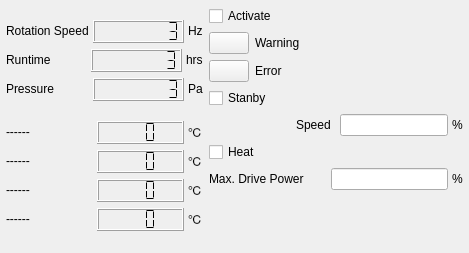
<?xml version="1.0" encoding="UTF-8"?>
<ui version="4.0">
 <class>FrmPumpController</class>
 <widget class="QMainWindow" name="FrmPumpController">
  <property name="geometry">
   <rect>
    <x>0</x>
    <y>0</y>
    <width>469</width>
    <height>253</height>
   </rect>
  </property>
  <property name="windowTitle">
   <string>Magnet Power Supply Settings</string>
  </property>
  <widget class="QWidget" name="widget">
   <layout class="QGridLayout" name="gridLayout">
    <property name="leftMargin">
     <number>6</number>
    </property>
    <property name="topMargin">
     <number>6</number>
    </property>
    <property name="rightMargin">
     <number>6</number>
    </property>
    <property name="bottomMargin">
     <number>6</number>
    </property>
    <item row="0" column="0" rowspan="7">
     <layout class="QVBoxLayout" name="verticalLayout_4">
      <item>
       <layout class="QVBoxLayout" name="verticalLayout_3">
        <item>
         <layout class="QHBoxLayout">
          <property name="spacing">
           <number>4</number>
          </property>
          <item>
           <widget class="QLabel" name="textLabel5">
            <property name="sizePolicy">
             <sizepolicy hsizetype="Preferred" vsizetype="Fixed">
              <horstretch>0</horstretch>
              <verstretch>0</verstretch>
             </sizepolicy>
            </property>
            <property name="frameShape">
             <enum>QFrame::NoFrame</enum>
            </property>
            <property name="frameShadow">
             <enum>QFrame::Plain</enum>
            </property>
            <property name="text">
             <string>Rotation Speed</string>
            </property>
            <property name="wordWrap">
             <bool>false</bool>
            </property>
           </widget>
          </item>
          <item>
           <widget class="QLCDNumber" name="m_lcdRotationSpeed">
            <property name="frameShape">
             <enum>QFrame::Box</enum>
            </property>
            <property name="frameShadow">
             <enum>QFrame::Raised</enum>
            </property>
            <property name="smallDecimalPoint">
             <bool>false</bool>
            </property>
            <property name="digitCount">
             <number>8</number>
            </property>
            <property name="mode">
             <enum>QLCDNumber::Dec</enum>
            </property>
            <property name="segmentStyle">
             <enum>QLCDNumber::Flat</enum>
            </property>
            <property name="value" stdset="0">
             <double>3.000000000000000</double>
            </property>
            <property name="intValue" stdset="0">
             <number>3</number>
            </property>
           </widget>
          </item>
          <item>
           <widget class="QLabel" name="textLabel9">
            <property name="sizePolicy">
             <sizepolicy hsizetype="Fixed" vsizetype="Fixed">
              <horstretch>0</horstretch>
              <verstretch>0</verstretch>
             </sizepolicy>
            </property>
            <property name="text">
             <string>Hz</string>
            </property>
            <property name="wordWrap">
             <bool>false</bool>
            </property>
           </widget>
          </item>
         </layout>
        </item>
        <item>
         <layout class="QHBoxLayout" name="_3">
          <property name="spacing">
           <number>4</number>
          </property>
          <item>
           <widget class="QLabel" name="textLabel7_3">
            <property name="sizePolicy">
             <sizepolicy hsizetype="Preferred" vsizetype="Fixed">
              <horstretch>0</horstretch>
              <verstretch>0</verstretch>
             </sizepolicy>
            </property>
            <property name="text">
             <string>Runtime</string>
            </property>
            <property name="wordWrap">
             <bool>false</bool>
            </property>
           </widget>
          </item>
          <item>
           <widget class="QLCDNumber" name="m_lcdRuntime">
            <property name="frameShape">
             <enum>QFrame::Box</enum>
            </property>
            <property name="frameShadow">
             <enum>QFrame::Raised</enum>
            </property>
            <property name="smallDecimalPoint">
             <bool>false</bool>
            </property>
            <property name="digitCount">
             <number>8</number>
            </property>
            <property name="mode">
             <enum>QLCDNumber::Dec</enum>
            </property>
            <property name="segmentStyle">
             <enum>QLCDNumber::Flat</enum>
            </property>
            <property name="value" stdset="0">
             <double>3.000000000000000</double>
            </property>
            <property name="intValue" stdset="0">
             <number>3</number>
            </property>
           </widget>
          </item>
          <item>
           <widget class="QLabel" name="textLabel10_3">
            <property name="sizePolicy">
             <sizepolicy hsizetype="Fixed" vsizetype="Fixed">
              <horstretch>0</horstretch>
              <verstretch>0</verstretch>
             </sizepolicy>
            </property>
            <property name="text">
             <string>hrs</string>
            </property>
            <property name="wordWrap">
             <bool>false</bool>
            </property>
           </widget>
          </item>
         </layout>
        </item>
        <item>
         <layout class="QHBoxLayout">
          <property name="spacing">
           <number>4</number>
          </property>
          <item>
           <widget class="QLabel" name="textLabel7">
            <property name="sizePolicy">
             <sizepolicy hsizetype="Preferred" vsizetype="Fixed">
              <horstretch>0</horstretch>
              <verstretch>0</verstretch>
             </sizepolicy>
            </property>
            <property name="text">
             <string>Pressure</string>
            </property>
            <property name="wordWrap">
             <bool>false</bool>
            </property>
           </widget>
          </item>
          <item>
           <widget class="QLCDNumber" name="m_lcdPressure">
            <property name="frameShape">
             <enum>QFrame::Box</enum>
            </property>
            <property name="frameShadow">
             <enum>QFrame::Raised</enum>
            </property>
            <property name="smallDecimalPoint">
             <bool>false</bool>
            </property>
            <property name="digitCount">
             <number>8</number>
            </property>
            <property name="mode">
             <enum>QLCDNumber::Dec</enum>
            </property>
            <property name="segmentStyle">
             <enum>QLCDNumber::Flat</enum>
            </property>
            <property name="value" stdset="0">
             <double>3.000000000000000</double>
            </property>
            <property name="intValue" stdset="0">
             <number>3</number>
            </property>
           </widget>
          </item>
          <item>
           <widget class="QLabel" name="textLabel10">
            <property name="sizePolicy">
             <sizepolicy hsizetype="Fixed" vsizetype="Fixed">
              <horstretch>0</horstretch>
              <verstretch>0</verstretch>
             </sizepolicy>
            </property>
            <property name="text">
             <string>Pa</string>
            </property>
            <property name="wordWrap">
             <bool>false</bool>
            </property>
           </widget>
          </item>
         </layout>
        </item>
       </layout>
      </item>
      <item>
       <layout class="QVBoxLayout" name="verticalLayout_2">
        <item>
         <layout class="QHBoxLayout" name="_4">
          <property name="spacing">
           <number>4</number>
          </property>
          <item>
           <widget class="QLabel" name="m_lblTemp1">
            <property name="sizePolicy">
             <sizepolicy hsizetype="Preferred" vsizetype="Fixed">
              <horstretch>0</horstretch>
              <verstretch>0</verstretch>
             </sizepolicy>
            </property>
            <property name="frameShape">
             <enum>QFrame::NoFrame</enum>
            </property>
            <property name="frameShadow">
             <enum>QFrame::Plain</enum>
            </property>
            <property name="text">
             <string>------</string>
            </property>
            <property name="wordWrap">
             <bool>false</bool>
            </property>
           </widget>
          </item>
          <item>
           <widget class="QLCDNumber" name="m_lcdTemp1">
            <property name="frameShape">
             <enum>QFrame::Box</enum>
            </property>
            <property name="frameShadow">
             <enum>QFrame::Raised</enum>
            </property>
            <property name="smallDecimalPoint">
             <bool>false</bool>
            </property>
            <property name="digitCount">
             <number>3</number>
            </property>
            <property name="mode">
             <enum>QLCDNumber::Dec</enum>
            </property>
            <property name="segmentStyle">
             <enum>QLCDNumber::Flat</enum>
            </property>
            <property name="value" stdset="0">
             <double>0.000000000000000</double>
            </property>
            <property name="intValue" stdset="0">
             <number>0</number>
            </property>
           </widget>
          </item>
          <item>
           <widget class="QLabel" name="textLabel9_2">
            <property name="sizePolicy">
             <sizepolicy hsizetype="Fixed" vsizetype="Fixed">
              <horstretch>0</horstretch>
              <verstretch>0</verstretch>
             </sizepolicy>
            </property>
            <property name="text">
             <string>℃</string>
            </property>
            <property name="wordWrap">
             <bool>false</bool>
            </property>
           </widget>
          </item>
         </layout>
        </item>
        <item>
         <layout class="QHBoxLayout" name="_5">
          <property name="spacing">
           <number>4</number>
          </property>
          <item>
           <widget class="QLabel" name="m_lblTemp2">
            <property name="sizePolicy">
             <sizepolicy hsizetype="Preferred" vsizetype="Fixed">
              <horstretch>0</horstretch>
              <verstretch>0</verstretch>
             </sizepolicy>
            </property>
            <property name="text">
             <string>------</string>
            </property>
            <property name="wordWrap">
             <bool>false</bool>
            </property>
           </widget>
          </item>
          <item>
           <widget class="QLCDNumber" name="m_lcdTemp2">
            <property name="frameShape">
             <enum>QFrame::Box</enum>
            </property>
            <property name="frameShadow">
             <enum>QFrame::Raised</enum>
            </property>
            <property name="smallDecimalPoint">
             <bool>false</bool>
            </property>
            <property name="digitCount">
             <number>3</number>
            </property>
            <property name="mode">
             <enum>QLCDNumber::Dec</enum>
            </property>
            <property name="segmentStyle">
             <enum>QLCDNumber::Flat</enum>
            </property>
            <property name="value" stdset="0">
             <double>0.000000000000000</double>
            </property>
            <property name="intValue" stdset="0">
             <number>0</number>
            </property>
           </widget>
          </item>
          <item>
           <widget class="QLabel" name="textLabel10_2">
            <property name="sizePolicy">
             <sizepolicy hsizetype="Fixed" vsizetype="Fixed">
              <horstretch>0</horstretch>
              <verstretch>0</verstretch>
             </sizepolicy>
            </property>
            <property name="text">
             <string>℃</string>
            </property>
            <property name="wordWrap">
             <bool>false</bool>
            </property>
           </widget>
          </item>
         </layout>
        </item>
        <item>
         <layout class="QHBoxLayout" name="_6">
          <property name="spacing">
           <number>4</number>
          </property>
          <item>
           <widget class="QLabel" name="m_lblTemp3">
            <property name="sizePolicy">
             <sizepolicy hsizetype="Preferred" vsizetype="Fixed">
              <horstretch>0</horstretch>
              <verstretch>0</verstretch>
             </sizepolicy>
            </property>
            <property name="text">
             <string>------</string>
            </property>
            <property name="wordWrap">
             <bool>false</bool>
            </property>
           </widget>
          </item>
          <item>
           <widget class="QLCDNumber" name="m_lcdTemp3">
            <property name="frameShape">
             <enum>QFrame::Box</enum>
            </property>
            <property name="frameShadow">
             <enum>QFrame::Raised</enum>
            </property>
            <property name="smallDecimalPoint">
             <bool>false</bool>
            </property>
            <property name="digitCount">
             <number>3</number>
            </property>
            <property name="mode">
             <enum>QLCDNumber::Dec</enum>
            </property>
            <property name="segmentStyle">
             <enum>QLCDNumber::Flat</enum>
            </property>
            <property name="value" stdset="0">
             <double>0.000000000000000</double>
            </property>
            <property name="intValue" stdset="0">
             <number>0</number>
            </property>
           </widget>
          </item>
          <item>
           <widget class="QLabel" name="textLabel11_2">
            <property name="sizePolicy">
             <sizepolicy hsizetype="Fixed" vsizetype="Fixed">
              <horstretch>0</horstretch>
              <verstretch>0</verstretch>
             </sizepolicy>
            </property>
            <property name="text">
             <string>℃</string>
            </property>
            <property name="wordWrap">
             <bool>false</bool>
            </property>
           </widget>
          </item>
         </layout>
        </item>
        <item>
         <layout class="QHBoxLayout" name="_7">
          <property name="spacing">
           <number>4</number>
          </property>
          <item>
           <widget class="QLabel" name="m_lblTemp4">
            <property name="sizePolicy">
             <sizepolicy hsizetype="Preferred" vsizetype="Fixed">
              <horstretch>0</horstretch>
              <verstretch>0</verstretch>
             </sizepolicy>
            </property>
            <property name="text">
             <string>------</string>
            </property>
            <property name="wordWrap">
             <bool>false</bool>
            </property>
           </widget>
          </item>
          <item>
           <widget class="QLCDNumber" name="m_lcdTemp4">
            <property name="frameShape">
             <enum>QFrame::Box</enum>
            </property>
            <property name="frameShadow">
             <enum>QFrame::Raised</enum>
            </property>
            <property name="smallDecimalPoint">
             <bool>false</bool>
            </property>
            <property name="digitCount">
             <number>3</number>
            </property>
            <property name="mode">
             <enum>QLCDNumber::Dec</enum>
            </property>
            <property name="segmentStyle">
             <enum>QLCDNumber::Flat</enum>
            </property>
            <property name="value" stdset="0">
             <double>0.000000000000000</double>
            </property>
            <property name="intValue" stdset="0">
             <number>0</number>
            </property>
           </widget>
          </item>
          <item>
           <widget class="QLabel" name="textLabel12_2">
            <property name="sizePolicy">
             <sizepolicy hsizetype="Fixed" vsizetype="Fixed">
              <horstretch>0</horstretch>
              <verstretch>0</verstretch>
             </sizepolicy>
            </property>
            <property name="text">
             <string>℃</string>
            </property>
            <property name="wordWrap">
             <bool>false</bool>
            </property>
           </widget>
          </item>
         </layout>
        </item>
       </layout>
      </item>
     </layout>
    </item>
    <item row="0" column="1" colspan="2">
     <widget class="QCheckBox" name="m_ckbActivate">
      <property name="sizePolicy">
       <sizepolicy hsizetype="Fixed" vsizetype="Fixed">
        <horstretch>0</horstretch>
        <verstretch>0</verstretch>
       </sizepolicy>
      </property>
      <property name="text">
       <string>Activate</string>
      </property>
     </widget>
    </item>
    <item row="1" column="1" colspan="3">
     <layout class="QVBoxLayout" name="verticalLayout">
      <item>
       <layout class="QHBoxLayout">
        <item>
         <widget class="QPushButton" name="m_ledWarning">
          <property name="maximumSize">
           <size>
            <width>40</width>
            <height>16777215</height>
           </size>
          </property>
         </widget>
        </item>
        <item>
         <widget class="QLabel" name="textLabel15_2">
          <property name="sizePolicy">
           <sizepolicy hsizetype="Preferred" vsizetype="Fixed">
            <horstretch>0</horstretch>
            <verstretch>0</verstretch>
           </sizepolicy>
          </property>
          <property name="text">
           <string>Warning</string>
          </property>
          <property name="wordWrap">
           <bool>false</bool>
          </property>
         </widget>
        </item>
       </layout>
      </item>
      <item>
       <layout class="QHBoxLayout" name="_2">
        <item>
         <widget class="QPushButton" name="m_ledError">
          <property name="maximumSize">
           <size>
            <width>40</width>
            <height>16777215</height>
           </size>
          </property>
         </widget>
        </item>
        <item>
         <widget class="QLabel" name="textLabel15_3">
          <property name="sizePolicy">
           <sizepolicy hsizetype="Preferred" vsizetype="Fixed">
            <horstretch>0</horstretch>
            <verstretch>0</verstretch>
           </sizepolicy>
          </property>
          <property name="text">
           <string>Error</string>
          </property>
          <property name="wordWrap">
           <bool>false</bool>
          </property>
         </widget>
        </item>
       </layout>
      </item>
     </layout>
    </item>
    <item row="2" column="1" colspan="2">
     <widget class="QCheckBox" name="m_ckbStanby">
      <property name="sizePolicy">
       <sizepolicy hsizetype="Fixed" vsizetype="Fixed">
        <horstretch>0</horstretch>
        <verstretch>0</verstretch>
       </sizepolicy>
      </property>
      <property name="text">
       <string>Stanby</string>
      </property>
     </widget>
    </item>
    <item row="3" column="1">
     <spacer name="horizontalSpacer">
      <property name="orientation">
       <enum>Qt::Horizontal</enum>
      </property>
      <property name="sizeType">
       <enum>QSizePolicy::Preferred</enum>
      </property>
      <property name="sizeHint" stdset="0">
       <size>
        <width>62</width>
        <height>13</height>
       </size>
      </property>
     </spacer>
    </item>
    <item row="3" column="2" colspan="2">
     <layout class="QHBoxLayout">
      <property name="spacing">
       <number>4</number>
      </property>
      <item>
       <widget class="QLabel" name="textLabel13">
        <property name="sizePolicy">
         <sizepolicy hsizetype="Preferred" vsizetype="Fixed">
          <horstretch>0</horstretch>
          <verstretch>0</verstretch>
         </sizepolicy>
        </property>
        <property name="text">
         <string>Speed</string>
        </property>
        <property name="wordWrap">
         <bool>false</bool>
        </property>
       </widget>
      </item>
      <item>
       <widget class="QLineEdit" name="m_edStanbyRotationSpeed">
        <property name="sizePolicy">
         <sizepolicy hsizetype="Preferred" vsizetype="Fixed">
          <horstretch>0</horstretch>
          <verstretch>0</verstretch>
         </sizepolicy>
        </property>
        <property name="minimumSize">
         <size>
          <width>100</width>
          <height>0</height>
         </size>
        </property>
        <property name="maximumSize">
         <size>
          <width>200</width>
          <height>32767</height>
         </size>
        </property>
       </widget>
      </item>
      <item>
       <widget class="QLabel" name="textLabel14">
        <property name="sizePolicy">
         <sizepolicy hsizetype="Fixed" vsizetype="Fixed">
          <horstretch>0</horstretch>
          <verstretch>0</verstretch>
         </sizepolicy>
        </property>
        <property name="text">
         <string>%</string>
        </property>
        <property name="wordWrap">
         <bool>false</bool>
        </property>
       </widget>
      </item>
     </layout>
    </item>
    <item row="4" column="1" colspan="2">
     <widget class="QCheckBox" name="m_ckbHeat">
      <property name="sizePolicy">
       <sizepolicy hsizetype="Fixed" vsizetype="Fixed">
        <horstretch>0</horstretch>
        <verstretch>0</verstretch>
       </sizepolicy>
      </property>
      <property name="text">
       <string>Heat</string>
      </property>
     </widget>
    </item>
    <item row="5" column="1" colspan="3">
     <layout class="QHBoxLayout" name="_8">
      <property name="spacing">
       <number>4</number>
      </property>
      <item>
       <widget class="QLabel" name="textLabel13_2">
        <property name="sizePolicy">
         <sizepolicy hsizetype="Preferred" vsizetype="Fixed">
          <horstretch>0</horstretch>
          <verstretch>0</verstretch>
         </sizepolicy>
        </property>
        <property name="text">
         <string>Max. Drive Power</string>
        </property>
        <property name="wordWrap">
         <bool>false</bool>
        </property>
       </widget>
      </item>
      <item>
       <widget class="QLineEdit" name="m_edMaxDrivePower">
        <property name="sizePolicy">
         <sizepolicy hsizetype="Preferred" vsizetype="Fixed">
          <horstretch>0</horstretch>
          <verstretch>0</verstretch>
         </sizepolicy>
        </property>
        <property name="minimumSize">
         <size>
          <width>100</width>
          <height>0</height>
         </size>
        </property>
        <property name="maximumSize">
         <size>
          <width>200</width>
          <height>32767</height>
         </size>
        </property>
       </widget>
      </item>
      <item>
       <widget class="QLabel" name="textLabel14_2">
        <property name="sizePolicy">
         <sizepolicy hsizetype="Fixed" vsizetype="Fixed">
          <horstretch>0</horstretch>
          <verstretch>0</verstretch>
         </sizepolicy>
        </property>
        <property name="text">
         <string>%</string>
        </property>
        <property name="wordWrap">
         <bool>false</bool>
        </property>
       </widget>
      </item>
     </layout>
    </item>
    <item row="6" column="3">
     <spacer name="spacer5">
      <property name="orientation">
       <enum>Qt::Vertical</enum>
      </property>
      <property name="sizeType">
       <enum>QSizePolicy::Expanding</enum>
      </property>
      <property name="sizeHint" stdset="0">
       <size>
        <width>20</width>
        <height>31</height>
       </size>
      </property>
     </spacer>
    </item>
   </layout>
  </widget>
 </widget>
 <layoutdefault spacing="6" margin="11"/>
 <pixmapfunction>qPixmapFromMimeSource</pixmapfunction>
 <tabstops>
  <tabstop>m_ledWarning</tabstop>
  <tabstop>m_ledError</tabstop>
  <tabstop>m_edStanbyRotationSpeed</tabstop>
  <tabstop>m_ckbActivate</tabstop>
 </tabstops>
 <resources/>
 <connections/>
</ui>
